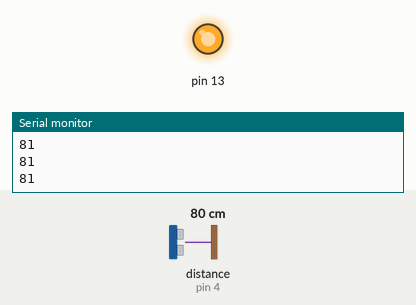
The sketch below on a simulated Arduino Uno, built with avr-gcc and run on an emulated ATmega328P. Shown: output pins drawn as LEDs (lit = HIGH), the last lines printed to the serial monitor. Inputs (shaded band) come from the test bench; at power-on: distance to the obstacle (sensor on pin 4) 80 cm. The echo pulse lasts 58.3 µs per cm.

Above: at 1.2 s.
1.3 s: distance to the obstacle (sensor on pin 4) set to 7 cm
2.8 s: distance to the obstacle (sensor on pin 4) set to 4 cm
At 3.9 s:
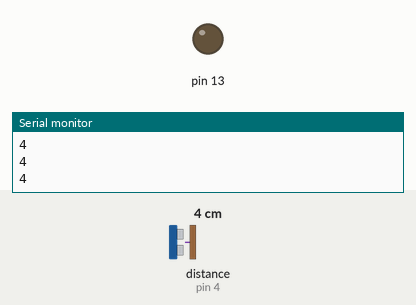
4.3 s: distance to the obstacle (sensor on pin 4) set to 9 cm
At 5.2 s:
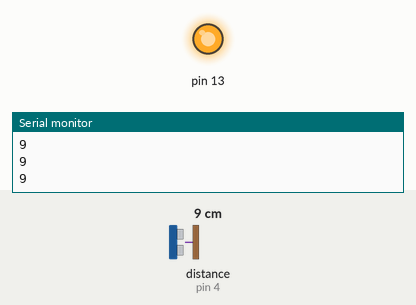
5.8 s: distance to the obstacle (sensor on pin 4) set to 2 cm
At 6.3 s:
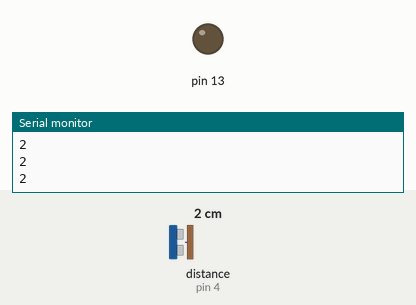
Timing chart, 0 to 8.3 s (numbered marks = the images above; inputs shaded):
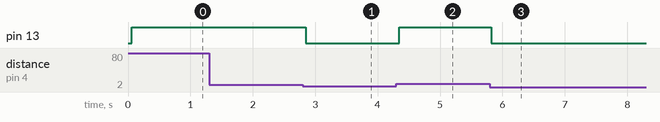

The sketch:

New_Ping.ino
```cpp
#include <NewPing.h>
#define TRIGGER_PIN 2
#define ECHO_PIN 4
#define MAX_DISTANCE 200

NewPing myHCSR04(TRIGGER_PIN, ECHO_PIN, MAX_DISTANCE);

void setup() {
 Serial.begin(9600);
 pinMode(13,OUTPUT);
}

void loop() {Serial.println(myHCSR04.ping_cm());

     delay(50);
     if (myHCSR04.ping_cm() > 5)
     	digitalWrite(13, HIGH);
     else
     	digitalWrite(13, LOW);
}
```

Measured:
- the behaviour switches between 6 and 5 cm on distance to the obstacle (sensor on pin 4) (found by bisection; images 0 and 1)
- after the input at 2.8 s, pin 13: HIGH → LOW after 0.05 s
- after the input at 4.3 s, pin 13: LOW → HIGH after 0.05 s
- after the input at 5.8 s, pin 13: HIGH → LOW at once
